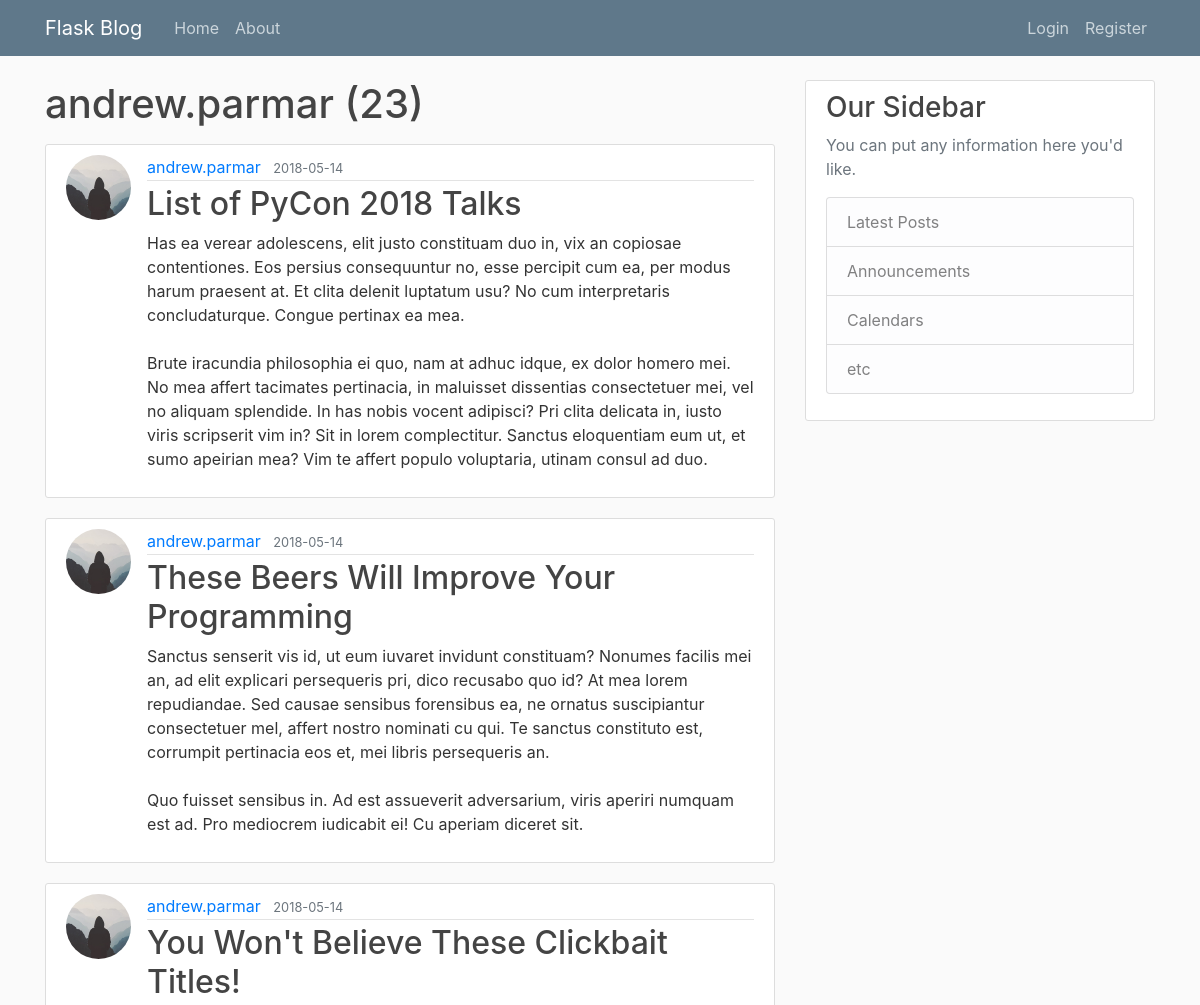
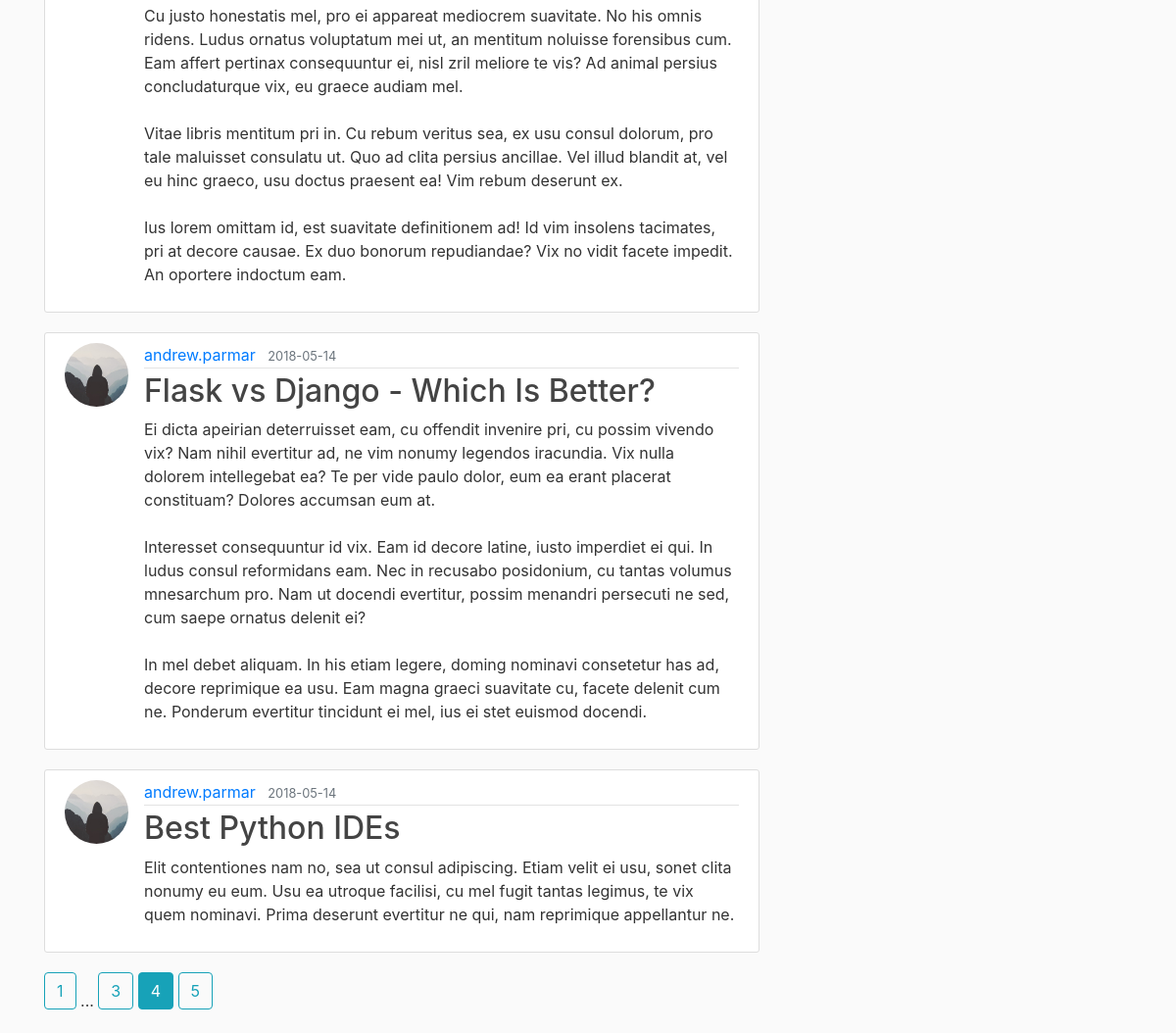
Page /user/andrew.parmar?page=4 on the committed database (2 pictures, top to bottom).
### flaskblog/models.py (models this page shows, shortened)
class User(db.Model, UserMixin):
	id = db.Column(db.Integer, primary_key=True)
	username = db.Column(db.String(20), unique=True, nullable=False)
	email = db.Column(db.String(120), unique=True, nullable=False)
	image_file = db.Column(db.String(20), nullable=False, default='default.jpg')
	password = db.Column(db.String(60), nullable=False)
	posts = db.relationship('Post', backref='author', lazy=True)

class Post(db.Model):
	id = db.Column(db.Integer, primary_key=True)
	title = db.Column(db.String(100), nullable=False)
	date_posted = db.Column(db.DateTime, nullable=False, default=datetime.utcnow)
	content = db.Column(db.Text, nullable=False)
	user_id = db.Column(db.Integer, db.ForeignKey('user.id'), nullable=False)

### flaskblog/routes.py (the view)
@app.route('/user/<string:username>')
def user_post(username):
	page = request.args.get('page', 1, type=int)
	user = User.query.filter_by(username=username).first_or_404()
	posts = Post.query.filter_by(author=user)\
			.order_by(Post.date_posted.desc())\
			.paginate(page=page, per_page=5)
	return render_template('user_posts.html', posts=posts, user=user)

### flaskblog/templates/user_posts.html
{% extends "layout.html" %}
{% block content %}
	<h1 class="mb-3">{{ user.username }} ({{ posts.total }})</h1>
	{% for post in posts.items %}
		<article class="media content-section">
		  <img class="rounded-circle article-img" src="{{ url_for('static', filename='profile_pics/{}'.format(post.author.image_file)) }}">
		  <div class="media-body">
		    <div class="article-metadata">
		      <a class="mr-2" href="{{ url_for('user_post', username=post.author.username) }}">{{ post.author.username }}</a>
		      <small class="text-muted">{{ post.date_posted.strftime('%Y-%m-%d') }}</small>
		    </div>
		    <h2><a class="article-title" href="{{ url_for('post', post_id=post.id) }}">{{ post.title }}</a></h2>
		    <p class="article-content">{{ post.content }}</p>
		  </div>
		</article>
	{% endfor %}
	{% for page_num in posts.iter_pages(left_edge=1, right_edge=1, left_current=1, right_current=2) %}
		{% if page_num %}
			{% if posts.page == page_num %}
				<a class="btn btn-info mb-4" href="{{ url_for('user_post', username=user.username, page=page_num) }}">{{ page_num }}</a>
			{% else %}
				<a class="btn btn-outline-info mb-4" href="{{ url_for('user_post', username=user.username,  page=page_num) }}">{{ page_num }}</a>
			{% endif %}
		{% else %}
			...
		{% endif %}
	{% endfor %}
{% endblock content %}

### flaskblog/static/main.css (style rules this page uses)
body { background: #fafafa; color: #333333; margin-top: 5rem; }
h1, h2, h3, h4, h5, h6 { color: #444444; }
.content-section { background: #ffffff; padding: 10px 20px; border: 1px solid #dddddd; border-radius: 3px; margin-bottom: 20px; }
.article-title { color: #444444; }
.article-content { white-space: pre-line; }
.article-img { height: 65px; width: 65px; margin-right: 16px; }
.article-metadata { padding-bottom: 1px; margin-bottom: 4px; border-bottom: 1px solid #e3e3e3 }

### rows in the picture
User: username "andrew.parmar"
Post: image_file (placeholder picture), author.username "andrew.parmar", date_posted "2018-05-14", title "List of PyCon 2018 Talks", content "Has ea verear adolescens, elit justo constituam duo in, vix an copiosae contentiones. Eos persius consequuntur no, esse percipit cum ea, per modus harum praesent at. Et clita delenit luptatum usu? No cum interpretaris concludaturque. Congue pertinax ea mea. Brute iracundia philosophia ei quo, nam at adhuc idque, ex dolor homero mei. No mea affert tacimates pertinacia, in maluisset dissentias consectetuer mei, vel no aliquam splendide. In has nobis vocent adipisci? Pri clita delicata in, iusto viris scripserit vim in? Sit in lorem complectitur. Sanctus eloquentiam eum ut, et sumo apeirian mea? Vim te affert populo voluptaria, utinam consul ad duo."
Post: image_file (placeholder picture), author.username "andrew.parmar", date_posted "2018-05-14", title "These Beers Will Improve Your Programming", content "Sanctus senserit vis id, ut eum iuvaret invidunt constituam? Nonumes facilis mei an, ad elit explicari persequeris pri, dico recusabo quo id? At mea lorem repudiandae. Sed causae sensibus forensibus ea, ne ornatus suscipiantur consectetuer mel, affert nostro nominati cu qui. Te sanctus constituto est, corrumpit pertinacia eos et, mei libris persequeris an. Quo fuisset sensibus in. Ad est assueverit adversarium, viris aperiri numquam est ad. Pro mediocrem iudicabit ei! Cu aperiam diceret sit."
Post: image_file (placeholder picture), author.username "andrew.parmar", date_posted "2018-05-14", title "You Won't Believe These Clickbait Titles!", content "Cu justo honestatis mel, pro ei appareat mediocrem suavitate. No his omnis ridens. Ludus ornatus voluptatum mei ut, an mentitum noluisse forensibus cum. Eam affert pertinax consequuntur ei, nisl zril meliore te vis? Ad animal persius concludaturque vix, eu graece audiam mel. Vitae libris mentitum pri in. Cu rebum veritus sea, ex usu consul dolorum, pro tale maluisset consulatu ut. Quo ad clita persius ancillae. Vel illud blandit at, vel eu hinc graeco, usu doctus praesent ea! Vim rebum deserunt ex. Ius lorem omittam id, est suavitate definitionem ad! Id vim insolens tacimates, pri at decore causae. Ex duo bonorum repudiandae? Vix no vidit facete impedit. An oportere indoctum eam."
Post: image_file (placeholder picture), author.username "andrew.parmar", date_posted "2018-05-14", title "Flask vs Django - Which Is Better?", content "Ei dicta apeirian deterruisset eam, cu offendit invenire pri, cu possim vivendo vix? Nam nihil evertitur ad, ne vim nonumy legendos iracundia. Vix nulla dolorem intellegebat ea? Te per vide paulo dolor, eum ea erant placerat constituam? Dolores accumsan eum at. Interesset consequuntur id vix. Eam id decore latine, iusto imperdiet ei qui. In ludus consul reformidans eam. Nec in recusabo posidonium, cu tantas volumus mnesarchum pro. Nam ut docendi evertitur, possim menandri persecuti ne sed, cum saepe ornatus delenit ei? In mel debet aliquam. In his etiam legere, doming nominavi consetetur has ad, decore reprimique ea usu. Eam magna graeci suavitate cu, facete delenit cum ne. Ponderum…"
Post: image_file (placeholder picture), author.username "andrew.parmar", date_posted "2018-05-14", title "Best Python IDEs", content "Elit contentiones nam no, sea ut consul adipiscing. Etiam velit ei usu, sonet clita nonumy eu eum. Usu ea utroque facilisi, cu mel fugit tantas legimus, te vix quem nominavi. Prima deserunt evertitur ne qui, nam reprimique appellantur ne."

### other values in the picture
{{ posts.total }} "23"
{{ page_num }} "1" "3" "5"
{{ page_num }} "4"
